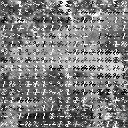

Python code for this plot:

# coding: utf-8

# In[1]:


import cv2
import numpy as np
from save import result
import matplotlib.pyplot as plt
get_ipython().run_line_magic('matplotlib', 'inline')

img = cv2.imread("imori.jpg").astype(np.float32)
H, W, C = img.shape
gray_img = 0.2126 * img[:,:,2] + 0.7152 * img[:,:,1] + 0.0722 * img[:,:, 0]
gray_img = np.pad(gray_img, (1,1), 'edge')

# gradients
gx = gray_img[1:H+1, 2:] - gray_img[1:H+1, :W]
gy = gray_img[2:, 1:W+1] - gray_img[:H, 1:W+1]

# magnitude and angle of gradients
mag = np.sqrt(np.power(gx, 2) + np.power(gy, 2))
ang = np.arctan(gy / gx) + np.pi/2

# mag = (mag / np.max(mag) * 255).astype(np.uint8)
# quantize the angle of gradients
q_ang = np.zeros_like(ang, dtype=np.int)
d = np.pi / 9
for i in range(9):
    q_ang[np.where((ang >= d * i) & (ang <= d * (i+1)))] = i

# cell
N = 8
cell_H = H // N
cell_W = W // N
hist = np.zeros((cell_H, cell_W, 9), dtype=np.float32)

for h in range(cell_H):
    for w in range(cell_W):
        for y in range(N):
            for x in range(N):
                hist[h, w, q_ang[N*h+y, N*w+x]] += mag[N*h+y, N*w+x]
                
# normalize the histogram
C = 3
c = C // 2
epsilon = 1
for h in range(cell_H):
    for w in range(cell_W):
        hist[h, w] /= np.sqrt(np.sum(np.power(hist[max(0, h-c):min(cell_H, h+C-c), max(0, w-c):min(cell_W, w+C-c)], 2)) + epsilon)


# In[3]:


## Draw
out = gray_img[1:H+1, 1:W+1].copy().astype(np.uint8)

for y in range(cell_H):
    for x in range(cell_W):
        cx = x * N + N // 2
        cy = y * N + N // 2
        x1 = cx + N // 2 - 1
        y1 = cy
        x2 = cx - N // 2 + 1
        y2 = cy

        h = hist[y, x] / np.sum(hist[y, x])
        h /= h.max()
        
        for c in range(9):
            #angle = (20 * c + 10 - 90) / 180. * np.pi
            angle = (20 * c + 10) / 180. * np.pi
            rx = int(np.sin(angle) * (x1 - cx) + np.cos(angle) * (y1 - cy) + cx)
            ry = int(np.cos(angle) * (x1 - cx) - np.cos(angle) * (y1 - cy) + cy)
            lx = int(np.sin(angle) * (x2 - cx) + np.cos(angle) * (y2 - cy) + cx)
            ly = int(np.cos(angle) * (x2 - cx) - np.cos(angle) * (y2 - cy) + cy)
        
            c = int(255. * h[c])
            cv2.line(out, (lx, ly), (rx, ry), (c, c, c), thickness=1)


# In[4]:


result(out, "69")
